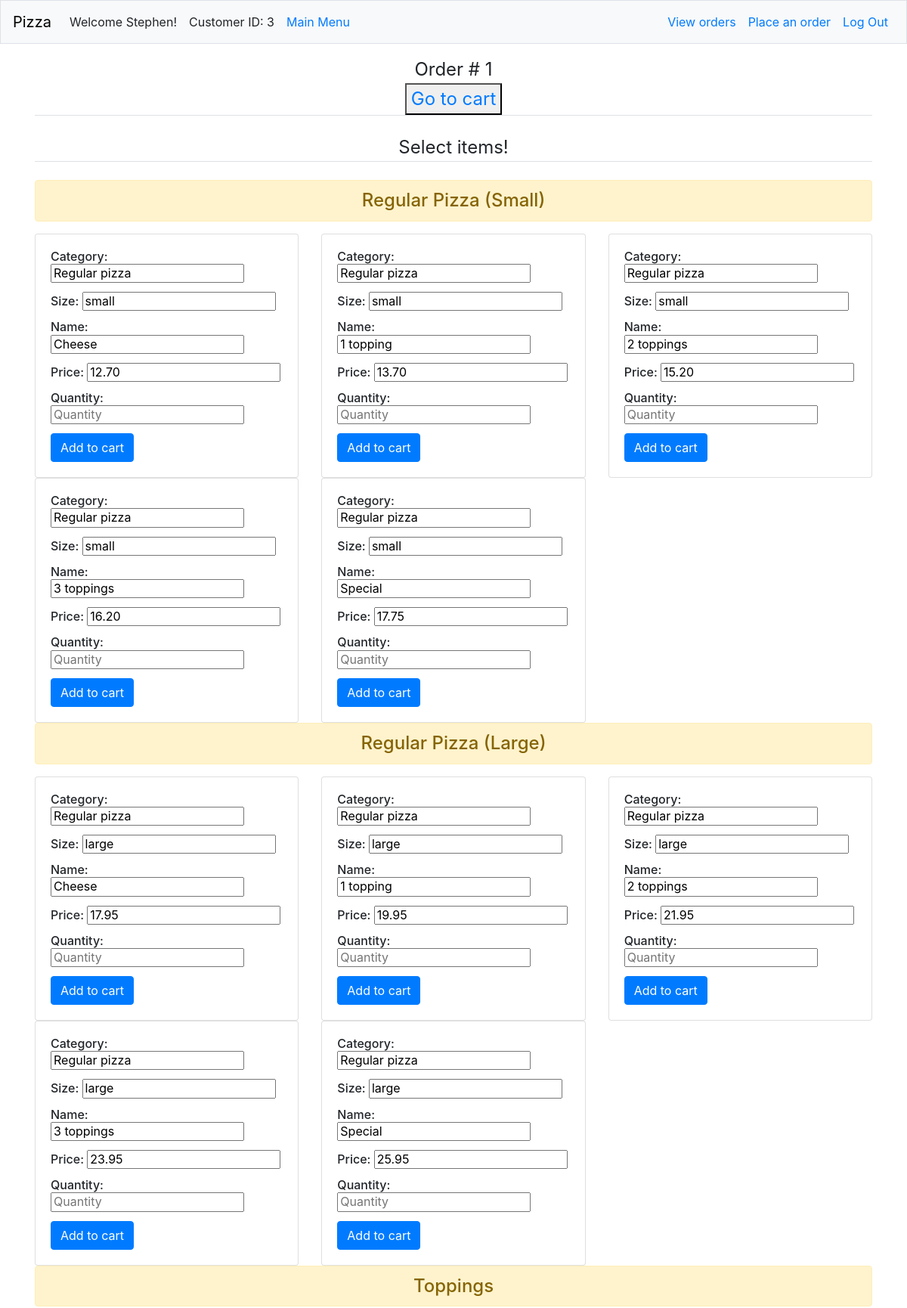
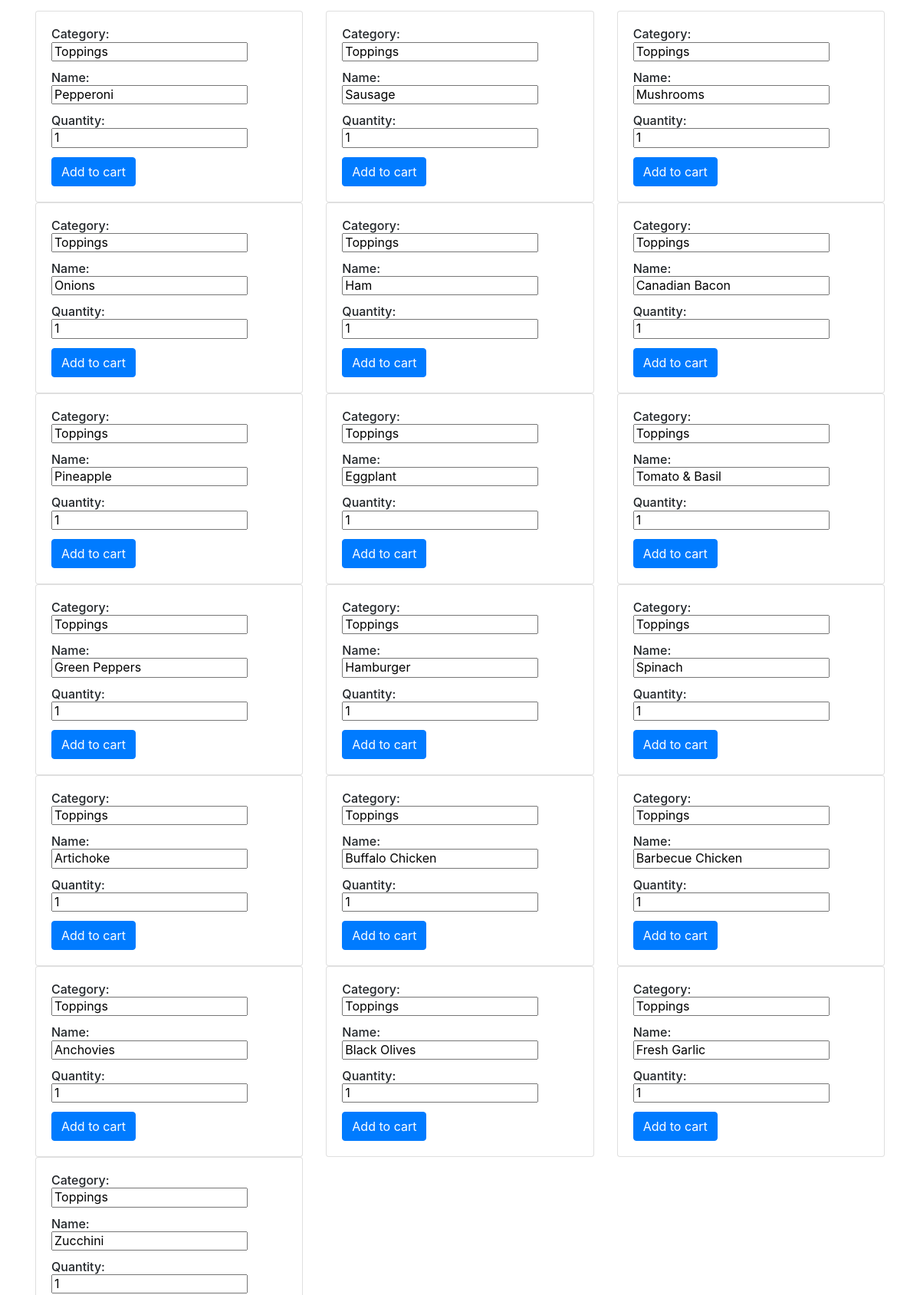
/customer/1/add/1 (signed in, upper part), run on the app's committed database (2 pictures, top to bottom).
### orders/models.py (models this page shows, shortened)
class RegularPizza(models.Model):
    name = models.CharField(max_length=64)
    small = models.DecimalField(max_digits=4, decimal_places=2)
    large = models.DecimalField(max_digits=4, decimal_places=2)

class Topping(models.Model):
    name = models.CharField(max_length=64)

### orders/views.py (the view, shortened to what this page needs)
# urls.py: path("customer/<int:user_id>/add/<int:order_id>", views.add, name="add"),
def add(request, user_id, order_id):
    if request.user.is_authenticated:
        regular_pizza, sicilian_pizza, toppings, subs, pastas, salads, dinner_platter = Customer.view_menu(request)
        context = {
            "order_id": order_id,
            "regular_pizza": regular_pizza,
            "sicilian_pizza": sicilian_pizza,
            "toppings": toppings,
            "subs": subs,
            "pastas": pastas,
            "salads": salads,
            "dinner_platter": dinner_platter
            }
        return render(request, "menu_selection.html", context)

### orders/models.py (called while the page is built)
    def view_menu(self):
        regular_pizza = RegularPizza.objects.all()
        sicilian_pizza = SicilianPizza.objects.all()
        toppings = Topping.objects.all()
        subs = Sub.objects.all()
        pastas = Pasta.objects.all()
        salads = Salad.objects.all()
        dinner_platter = DinnerPlatter.objects.all()
        return regular_pizza, sicilian_pizza, toppings, subs, pastas, salads, dinner_platter

### orders/templates/menu_selection.html (shortened to what this page needs)
{% extends "layout.html" %}
{% block content %}
    <legend class="border-bottom mb-4 text-center">
        <div>
            Order # {{ order_id }}
        </div>
        <div>
            <button type="submit">
            <a href="/customer/{{ user.id }}/cart/{{ order_id }}">Go to cart</a>
            </button>
        </div>
    </legend>
    <legend class="border-bottom mb-4 text-center">Select items!</legend>
    <h4 class="alert alert-warning text-center">Regular Pizza (Small)</h4>
    <div class="row">
        {% for item in regular_pizza %}
        <div class="col-lg-4 d-flex align-items-stretch">
            <div class="card">
                <div class="card-body">
                    <form action="/customer/{{ user.id }}/add/{{ order_id }}" method="POST">
                        <h6 class="card-title">Category: <input name="category" value="Regular pizza" readonly></h6>
                        <h6 class="card-title"> Size: <input name="food_size" value="small" readonly></h6>
                        <h6 class="card-title">Name: <input name="food_name" value="{{ item.name }}" readonly></h6>
                        <h6 class="card-title">Price: <input name="food_price" value="{{ item.small }}" readonly></h6>
                        <h6 class="card-title">Quantity: <input type="number" name="quantity" placeholder="Quantity"></h6>
                        <button type="submit" class="btn btn-primary">Add to cart</button>
                    </form>
                </div>
            </div>
        </div>
        {% endfor %}
    </div>
    <h4 class="alert alert-warning text-center">Regular Pizza (Large)</h4>
    <div class="row">
        {% for item in regular_pizza %}
        <div class="col-lg-4 d-flex align-items-stretch">
            <div class="card">
                <div class="card-body">
                    <form action="/customer/{{ user.id }}/add/{{ order_id }}" method="POST">
                        <h6 class="card-title">Category: <input name="category" value="Regular pizza" readonly></h6>
                        <h6 class="card-title">Size: <input name="food_size" value="large" readonly></h6>
                        <h6 class="card-title">Name: <input name="food_name" value="{{ item.name }}" readonly></h6>
                        <h6 class="card-title">Price: <input name="food_price" value="{{ item.large }}" readonly></h6>
                        <h6 class="card-title">Quantity: <input type="number" name="quantity" placeholder="Quantity"></h6>
                        <button type="submit" class="btn btn-primary">Add to cart</button>
                    </form>
                </div>
            </div>
        </div>
        {% endfor %}
    </div>
    <h4 class="alert alert-warning text-center">Toppings</h4>
    <div class="row">
        {% for item in toppings %}
        <div class="col-lg-4 d-flex align-items-stretch">
            <div class="card">
                <div class="card-body">
                    <form action="/customer/{{ user.id }}/add/{{ order_id }}" method="POST">
                        <h6 class="card-title">Category: <input name="category" value="Toppings" readonly></h6>
                        <h6 class="card-title">Name: <input name="food_name" value="{{ item.name }}" readonly></h6>
                        <h6 class="card-title">Quantity: <input type="number" name="quantity" value="1" readonly></h6>
                        <button type="submit" class="btn btn-primary">Add to cart</button>
                    </form>
                </div>
            </div>
        </div>
        {% endfor %}
    </div>
{% endblock %}

### orders/templates/layout.html (shortened to what this page needs)
<!DOCTYPE html>
<html lang="en">
    <head>
        <link rel="stylesheet" href="https://stackpath.bootstrapcdn.com/bootstrap/4.1.3/css/bootstrap.min.css">
    </head>
    <body>
        <nav class="navbar navbar-expand-lg bg-light border">
            <a class="navbar-brand" style="color:black">Pizza</a>
            <div class="collapse navbar-collapse">
                {% if user.is_authenticated %}
                <ul class="navbar-nav">
                    <li class="nav-item"><a class="nav-link">Welcome {{ user.username }}!</a></li>
                    <li class="nav-item"><a class="nav-link">Customer ID: {{ user.id }}</a></li>
                    <li class="nav-item"><a class="nav-link" href="/">Main Menu</a></li>
                </ul>
                <ul class="navbar-nav ml-auto">
                    <li class="nav-item"><a class="nav-link" href="/customer/{{ user.id }}/view-orders">View orders</a></li>
                    <li class="nav-item"><a class="nav-link" href="/customer/{{ user.id }}/place-an-order">Place an order</a></li>
                    <li class="nav-item"><a class="nav-link" href="{% url 'logout' %}">Log Out</a></li>
                </ul>
                {% else %}
                    <ul class="navbar-nav ml-auto">
                        <li class="nav-item"><a class="nav-link" href="{% url 'signup'%}">Sign Up</a>
                        <li class="nav-item"><a class="nav-link" href="{% url 'login' %}">Log In</a></li>
                    </ul>
                {% endif %}
            </div>
        </nav>
        <main class="container p-3">
            {% block content %}
            {% endblock %}
        </main>
    </body>
</html>

### data on the page
RegularPizza: food_name "Cheese", food_price "12.70", food_price "17.95"
RegularPizza: food_name "1 topping", food_price "13.70", food_price "19.95"
RegularPizza: food_name "2 toppings", food_price "15.20", food_price "21.95"
RegularPizza: food_name "3 toppings", food_price "16.20", food_price "23.95"
RegularPizza: food_name "Special", food_price "17.75", food_price "25.95"
Topping: food_name "Pepperoni"
Topping: food_name "Sausage"
Topping: food_name "Mushrooms"
Topping: food_name "Onions"
Topping: food_name "Ham"
Topping: food_name "Canadian Bacon"
Topping: food_name "Pineapple"
Topping: food_name "Eggplant"
Topping: food_name "Tomato & Basil"
Topping: food_name "Green Peppers"
Topping: food_name "Hamburger"
Topping: food_name "Spinach"
Topping: food_name "Artichoke"
Topping: food_name "Buffalo Chicken"
Topping: food_name "Barbecue Chicken"
Topping: food_name "Anchovies"
Topping: food_name "Black Olives"
Topping: food_name "Fresh Garlic"
Topping: food_name "Zucchini"

### other printed values
{{ user.username }} "Stephen"
{{ user.id }} "3"
{{ order_id }} "1"
